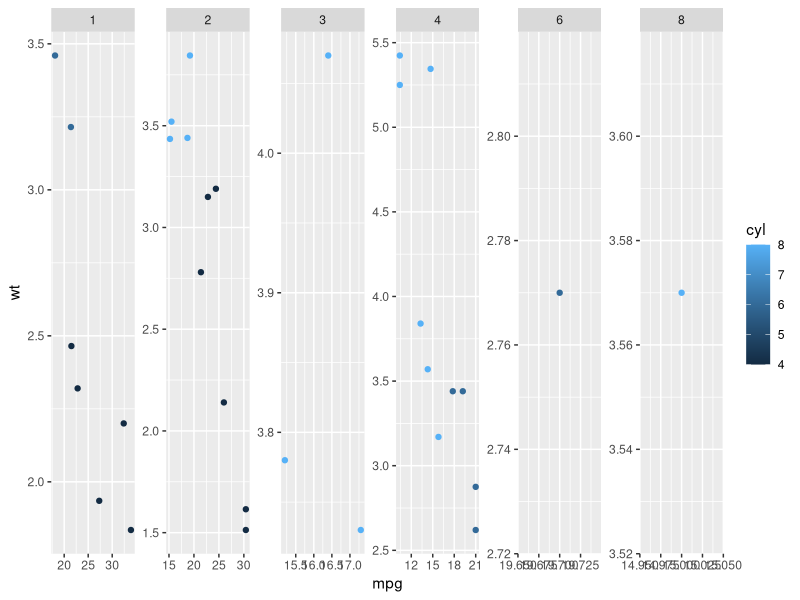

The R source for this figure: (Note: this script raises an error after producing the figure.)
library(egg)


### Name: symmetrise_scale
### Title: symmetrise_scale
### Aliases: symmetrise_scale

### ** Examples

library(ggplot2)
p1 <- qplot(mpg, wt, data=mtcars, colour=cyl) + facet_wrap(~carb, nrow=1, scales="free")
symmetrise_scale(p1, "y")
